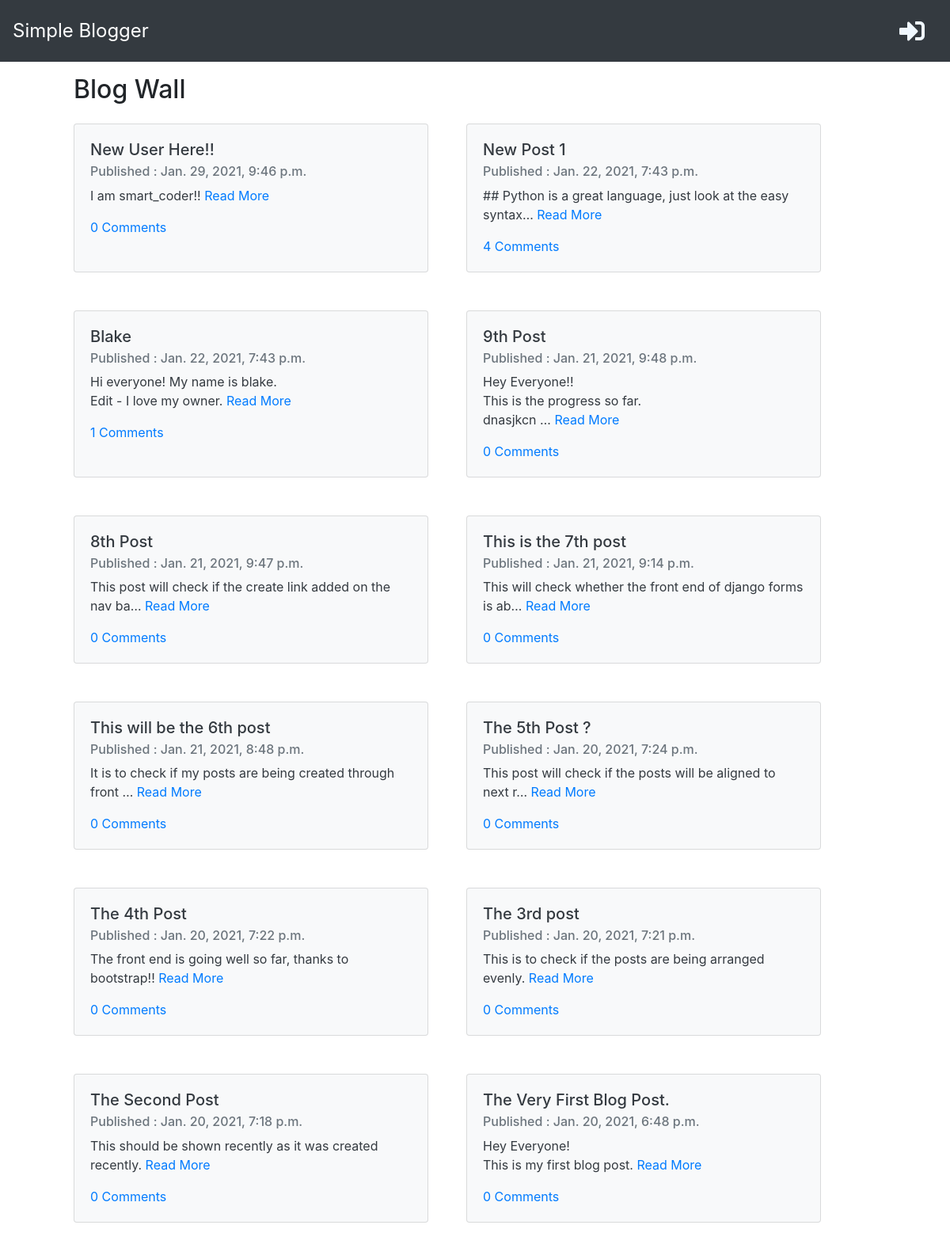
The app's page /, older data.
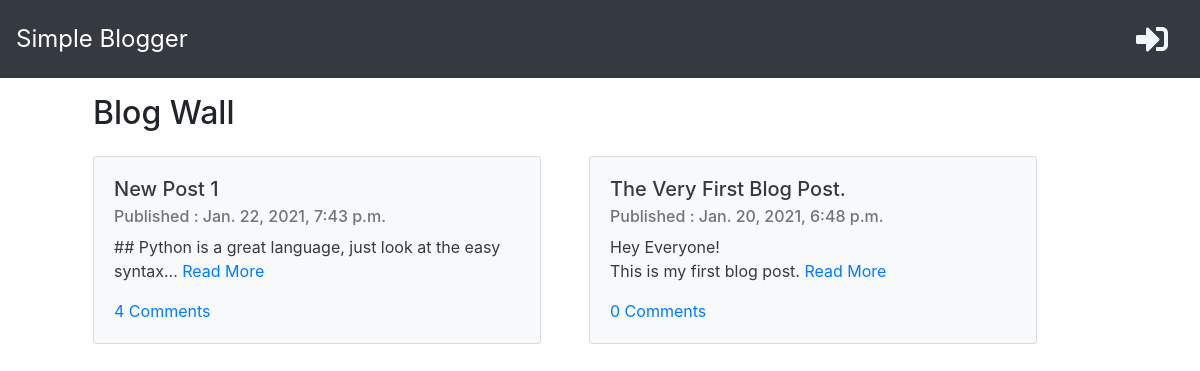
The same page, newer data.
### blog/models.py (models this page shows, shortened)
class Post(models.Model):
    author          = models.ForeignKey('auth.User', on_delete=models.CASCADE)
    title           = models.CharField(max_length=150)
    text            = models.TextField()
    created_date    = models.DateTimeField(default=timezone.now)
    published_date  = models.DateTimeField(blank=True, null=True)
    def approved_comments(self):
        return self.comments.filter(approved=True)

### blog/views.py (the view)
# urls.py: path('', post_list, name='post_list'),
def post_list(request):
    posts = Post.objects.filter(published_date__lte=timezone.now()).order_by('-published_date')
    stuff_for_frontend = {'posts': posts}
    return render(request, 'blog/post_list.html', stuff_for_frontend)

### blog/templates/blog/post_list.html (shortened to what this page needs)
{% extends "index.html" %}
{% load markdownify %}
{% block content %}
<div class="container">
    <div class="page-header">
        <h2 class="ml-5 mt-3 mb-4">Blog Wall</h2>
    </div>
    <div class="d-flex flex-wrap">
        {% for post in posts%}
            <div class="card text-dark bg-light mb-5 ml-5" style="width: 28rem;">
                <div class="card-body">
                    <h5 class="card-title">{{post.title}}</h5>
                    <h6 class="card-subtitle mb-2 text-muted">Published : {{post.published_date}}</h6>
                    <p class="card-text">{{post.text|linebreaksbr|truncatechars:60}} <a href="{% url 'post_detail' pk=post.pk %}" class="card-link">Read More</a></p>
                    <a href="{% url 'post_detail' pk=post.pk %}" class="card-link">{{post.approved_comments.count}} Comments</a>
                </div>
            </div>
        {% endfor %}
    </div>
</div>
{% endblock %}

### templates/index.html (shortened to what this page needs)
{% load static %}
<!DOCTYPE html>
<html lang="en">
<head>
    <link rel="stylesheet" href="https://stackpath.bootstrapcdn.com/bootstrap/4.4.1/css/bootstrap.min.css">
    <link rel="stylesheet" href="https://cdnjs.cloudflare.com/ajax/libs/font-awesome/5.15.2/css/all.min.css" />
    <link rel="stylesheet" href="{% static 'css/zenburn.css' %}">
    <link rel="stylesheet" href="{% static 'css/style.css' %}">
</head>
<body>
    <nav class="navbar navbar-expand-lg navbar-dark bg-dark p-3">
        <a class="navbar-brand" href="{% url 'post_list' %}" style="font-size: x-large;">Simple Blogger</a>
        <div class="collapse navbar-collapse" id="navbarNavDropdown">
            {% if user.is_authenticated %}
                <ul class="navbar-nav">
                    <li class="nav-item mr-4">
                        <a href="{% url 'post_new' %}"><i class="fas fa-plus fa-2x" style="color: aliceblue; float: right;"></i></a>
                    </li>
                    <li class="nav-item mr-4">
                        <a href="{% url 'post_draft_list' pk=user.pk%}"><i class="fas fa-save fa-2x" style="color: aliceblue; float: right;"></i></a>
                    </li>
                    <li class="nav-item dropdown ml-4 mr-3">
                        <a class="dropdown-toggle" href="#" id="navbarDropdown" role="button" data-bs-toggle="dropdown" aria-expanded="false">
                            <i class="fas fa-user fa-2x" style="color: aliceblue; float: right;"></i>
                        </a>
                        <ul class="dropdown-menu dropdown-menu-right" aria-labelledby="navbarDropdown">
                            <li><a class="dropdown-item" href="{% url 'user_profile' pk=user.pk %}">Profile</a></li>
                            <li><a class="dropdown-item" href="{% url 'logout' %}">Logout</a></li>
                        </ul>
                    </li>
                </ul>
            {% else %}
            <ul class="navbar-nav">
                <li class="nav-item mr-3">
                    <a href="{% url 'login' %}"><i class="fas fa-sign-in-alt fa-2x" style="color: aliceblue; float: right;"></i></a>
                </li>
            </ul>
            {% endif %}
        </div>
    </nav>
    {% block content %}
    {% endblock %}
</body>
</html>

Row changes from the older to the newer data that the page shows:
removed Post: title "New User Here!!", published_date "Jan. 29, 2021, 9:46 p.m.", text "I am smart_coder!!", approved_comments.count "0"
removed Post: title "Blake", published_date "Jan. 22, 2021, 7:43 p.m.", text "Hi everyone! My name is blake. Edit - I love my owner.", approved_comments.count "1"
removed Post: title "9th Post", published_date "Jan. 21, 2021, 9:48 p.m.", text "Hey Everyone!! This is the progress so far. dnasjkcn …", approved_comments.count "0"
removed Post: title "8th Post", published_date "Jan. 21, 2021, 9:47 p.m.", text "This post will check if the create link added on the nav ba…", approved_comments.count "0"
removed Post: title "This is the 7th post", published_date "Jan. 21, 2021, 9:14 p.m.", text "This will check whether the front end of django forms is ab…", approved_comments.count "0"
removed Post: title "This will be the 6th post", published_date "Jan. 21, 2021, 8:48 p.m.", text "It is to check if my posts are being created through front …", approved_comments.count "0"
removed Post: title "The 5th Post ?", published_date "Jan. 20, 2021, 7:24 p.m.", text "This post will check if the posts will be aligned to next r…", approved_comments.count "0"
removed Post: title "The 4th Post", published_date "Jan. 20, 2021, 7:22 p.m.", text "The front end is going well so far, thanks to bootstrap!!", approved_comments.count "0"
removed Post: title "The 3rd post", published_date "Jan. 20, 2021, 7:21 p.m.", text "This is to check if the posts are being arranged evenly.", approved_comments.count "0"
removed Post: title "The Second Post", published_date "Jan. 20, 2021, 7:18 p.m.", text "This should be shown recently as it was created recently.", approved_comments.count "0"
